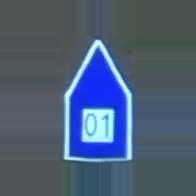
#> input picture playground/test/tmp.jpg, 196 x 196 px
$ python attempt.py
#> lines starting #> are read from the running program, lines starting #| are printed output that depends on the picture; after the words box and inside, x2 and y2 are one past the last pixel; in counts of white or black regions, pixels touching at a corner belong together
#> further down, img is the input picture: shape (196, 196, 3); mean B, G, R 117.3, 93.5, 76.4
### playground/test/crop.py
import cv2
import numpy as np

def crop(img):
# img = cv2.imread("../playground/images/test05193.jpg")
# img = rotate(img)
    img_gray = cv2.cvtColor(img, cv2.COLOR_BGR2GRAY)
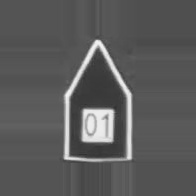
#> img_gray: shape (196, 196); min 46, max 243, mean 91.1

    _, imgb = cv2.threshold(img_gray, 180, 255, cv2.THRESH_BINARY)
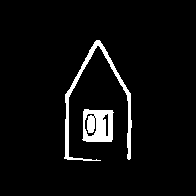
#> imgb: shape (196, 196); 4.8% white; 2 white regions, box (x1, y1, x2, y2) and area: (64, 40, 132, 161) 1030, (82, 109, 114, 142) 833

    kernel = np.ones((3, 3), dtype=np.uint8)
    imgb = cv2.dilate(imgb, kernel, 1) # 1:迭代次数，也就是执行几次膨胀操作
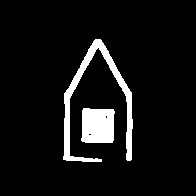
#> imgb: shape (196, 196); 7.3% white; 2 white regions

    cv2.imshow('img', imgb)
    cv2.waitKey(0)
    cv2.destroyWindow('img')
    contours, _ = cv2.findContours(imgb, cv2.RETR_TREE, cv2.CHAIN_APPROX_SIMPLE)
#> contours = 4 contours, 2 with area under 20; largest, box (x1, y1, x2, y2) and area: (63, 39, 133, 162) 1440, (81, 108, 115, 143) 1031
    rects = [cv2.minAreaRect(contour) for contour in contours]
#> rects = [((97.5, 125.4), (34.12, 32.09), -87.95), ((89.5, 134), (2.12, 2.12), -45), ((106, 116.5), (2.12, 2.12), -45), ((98.16, 100.1), (122.3, 68.55), -89.09)]
    rects.sort(key=lambda x: x[1][0]*x[1][1], reverse=True)

    center_x = 0
    center_y = 0
    for rect in rects:
        if rect[1][0] / rect[1][1] < 1.2 and rect[1][0] / rect[1][1] > 0.8 and rect[1][0] * rect[1][1] > 63:
            # 获取中心点坐标
            center_x = rect[0][0]
            center_y = rect[0][1]
            # 图片可能有微小角度，略微放大截取框的width height
            wid = int(rect[1][0]) + 6
            hei = int(rect[1][1]) + 6
            break
#> this loop made 2 passes
#> (rect, center_x, center_y, wid, hei) on pass 2: (((97.5, 125.4), (34.12, 32.09), -87.95), 97.5, 125.4, 40, 38)
#> rect on pass 1: ((98.16, 100.1), (122.3, 68.55), -89.09)

    # 若找不到返回长宽均为0的照片
    if not center_x and not center_y:
        return img[0:0, 0:0]
    # 获取左上点坐标
    x = int(center_x - wid // 2)
#> x = 77
    y = int(center_y - hei // 2)
#> y = 106
    return img[y:y+hei, x:x+wid]
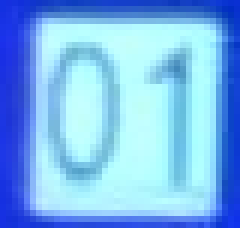
#> returned value: shape (38, 40, 3) (shown 6 times larger); mean of channels 0, 1, 2 237.7, 181.3, 121.5; drawn as B, G, R
    # cv2.imshow("crop", img_crop)
    # cv2.waitKey(0)

### playground/test/attempt.py
import crop
import cv2

img = cv2.imread('tmp.jpg')
img_crop = crop.crop(img)
cv2.imshow('img', img_crop)
cv2.waitKey(0)
cv2.destroyAllWindows()
